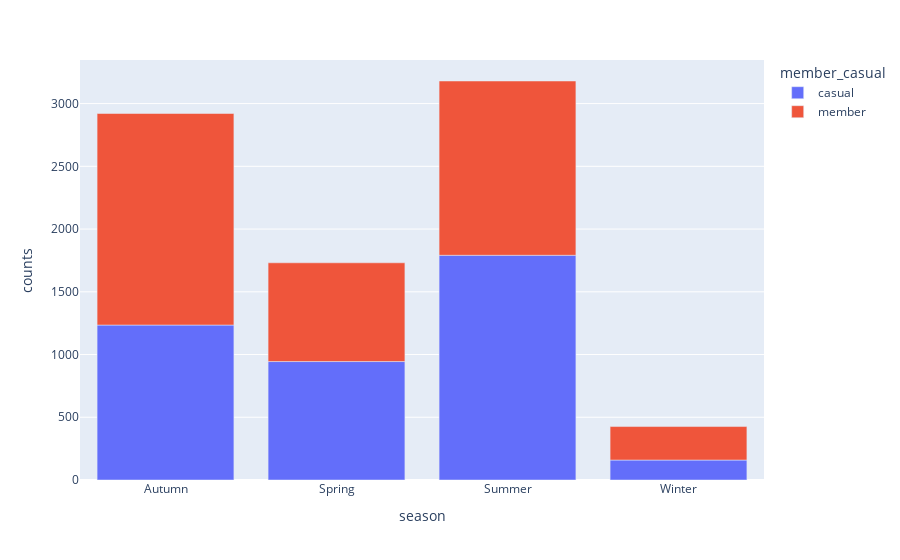

Notebook source saved alongside this figure:
### Markdown cell above
**8) Do casual bikers ride more in the summer compared to other seasons?**

### Code cell
df12 =  df_smote_final.groupby(by=["season", "member_casual"]).size().reset_index(name="counts")
fig = px.bar(df12, x="season", y="counts",color="member_casual",)
fig.show()

### Figure 1 — Plotly figure (JSON) as saved in the notebook; plotly's stock layout.template omitted (floating-point values rounded to 4 significant figures)
{"data": [{"alignmentgroup": "True", "hovertemplate": "member_casual=casual<br>season=%{x}<br>counts=%{y}<extra></extra>", "legendgroup": "casual", "marker": {"color": "#636efa", "pattern": {"shape": ""}}, "name": "casual", "offsetgroup": "casual", "orientation": "v", "showlegend": true, "textposition": "auto", "type": "bar", "x": ["Autumn", "Spring", "Summer", "Winter"], "xaxis": "x", "y": [1235, 944, 1791, 159], "yaxis": "y"}, {"alignmentgroup": "True", "hovertemplate": "member_casual=member<br>season=%{x}<br>counts=%{y}<extra></extra>", "legendgroup": "member", "marker": {"color": "#EF553B", "pattern": {"shape": ""}}, "name": "member", "offsetgroup": "member", "orientation": "v", "showlegend": true, "textposition": "auto", "type": "bar", "x": ["Autumn", "Spring", "Summer", "Winter"], "xaxis": "x", "y": [1686, 787, 1389, 267], "yaxis": "y"}], "layout": {"barmode": "relative", "legend": {"title": {"text": "member_casual"}, "tracegroupgap": 0}, "margin": {"t": 60}, "xaxis": {"anchor": "y", "domain": [0, 1], "title": {"text": "season"}}, "yaxis": {"anchor": "x", "domain": [0, 1], "title": {"text": "counts"}}}}
